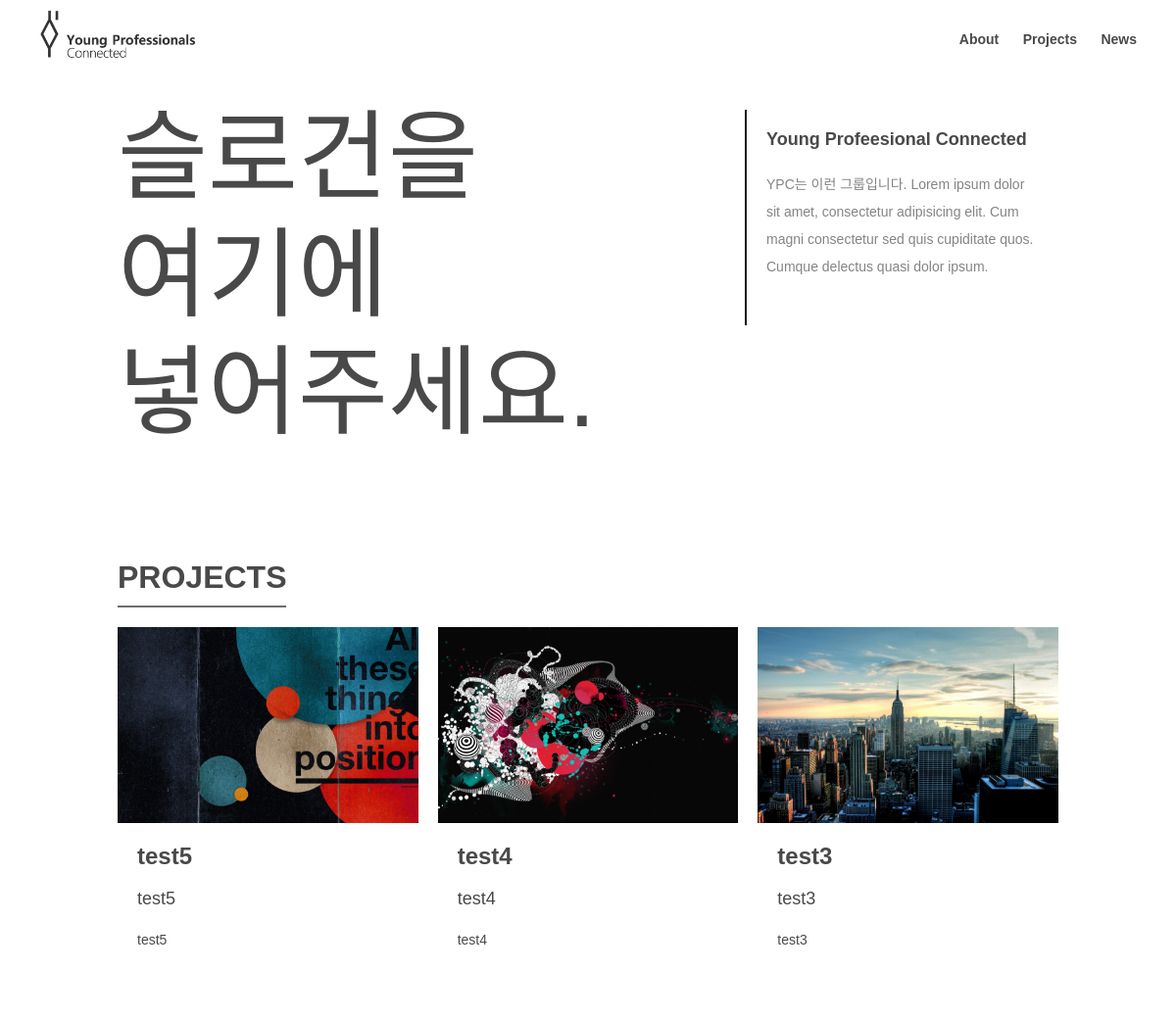
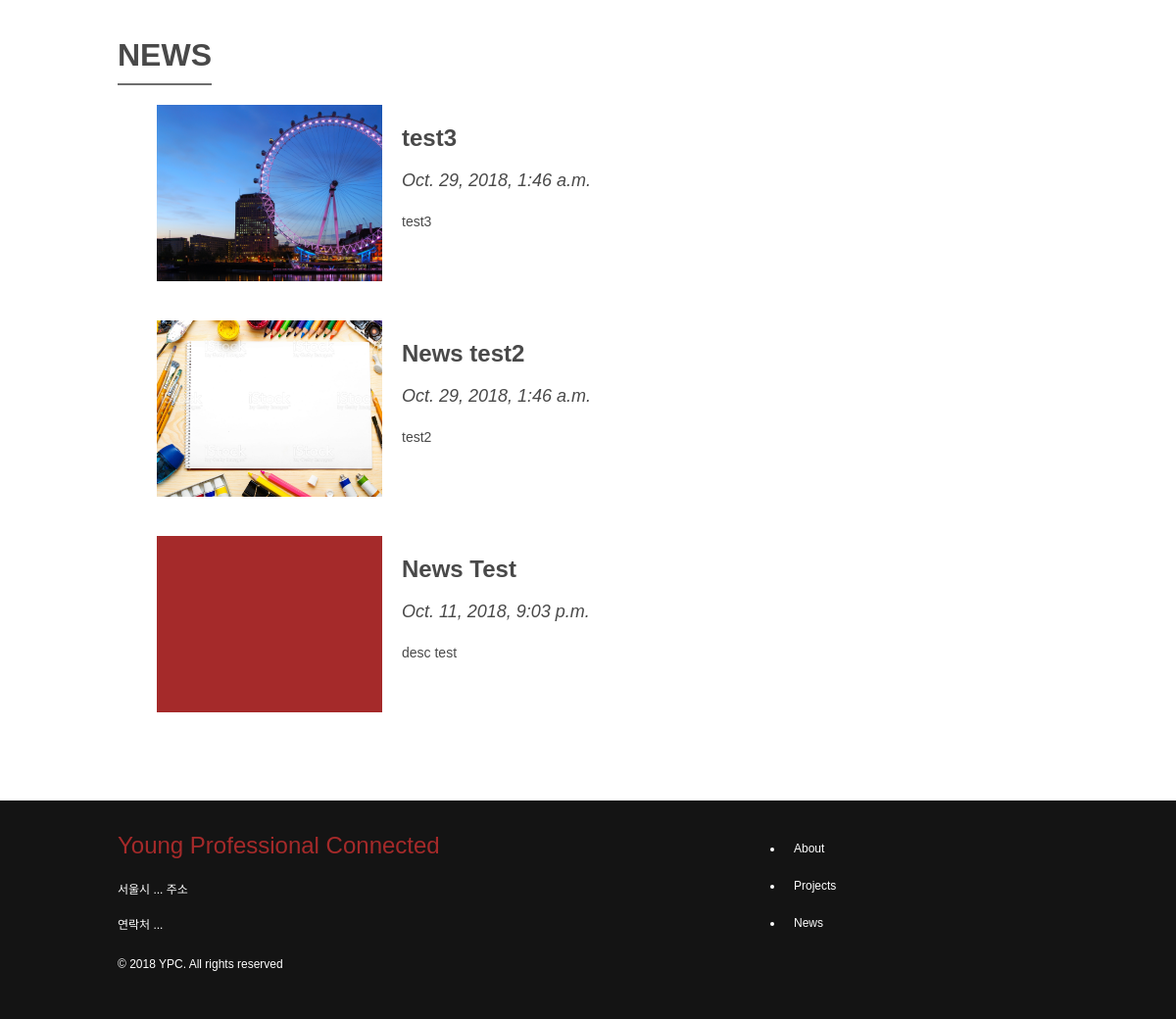
Before: / with the older database file (2 pictures, top to bottom).
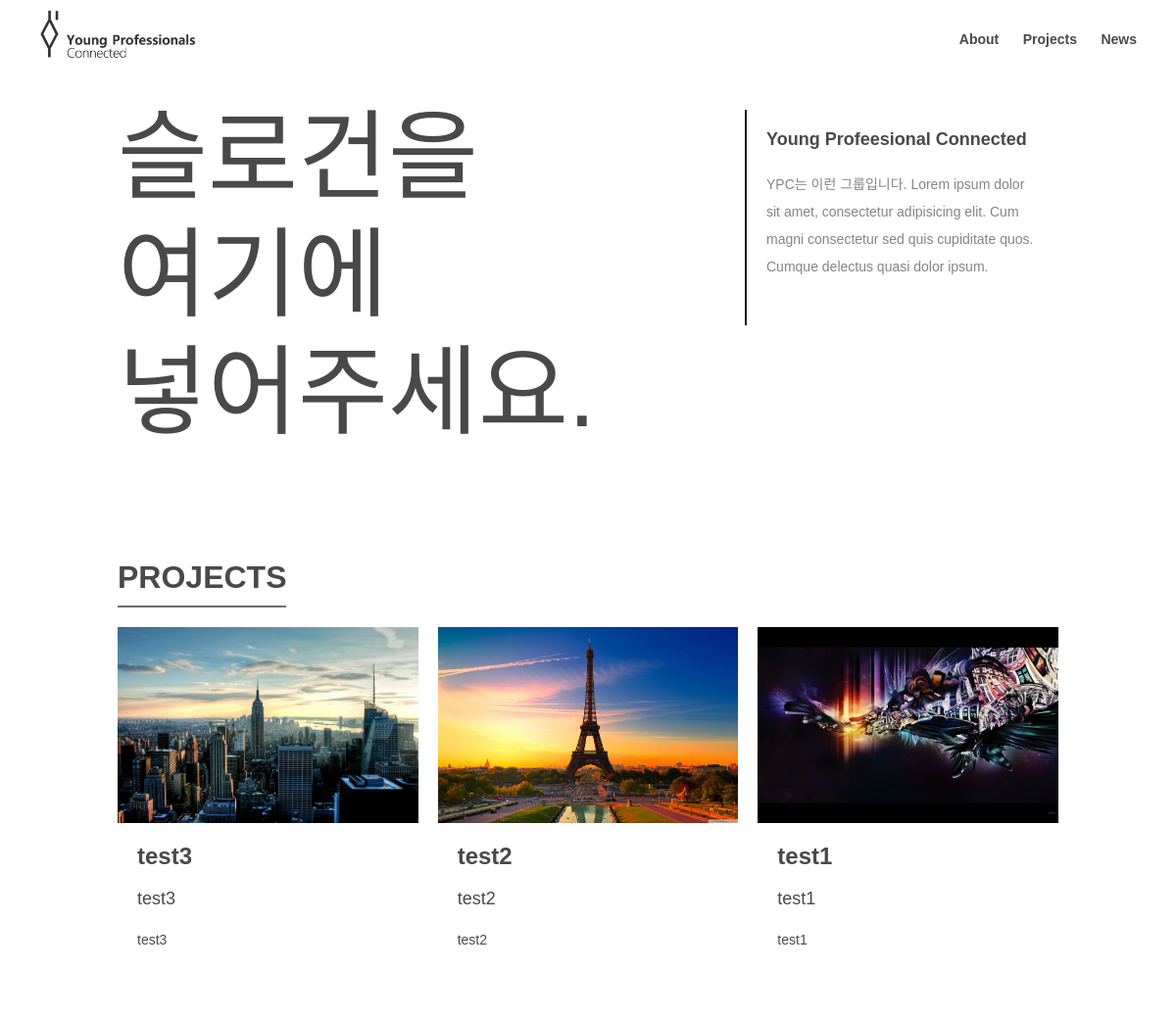
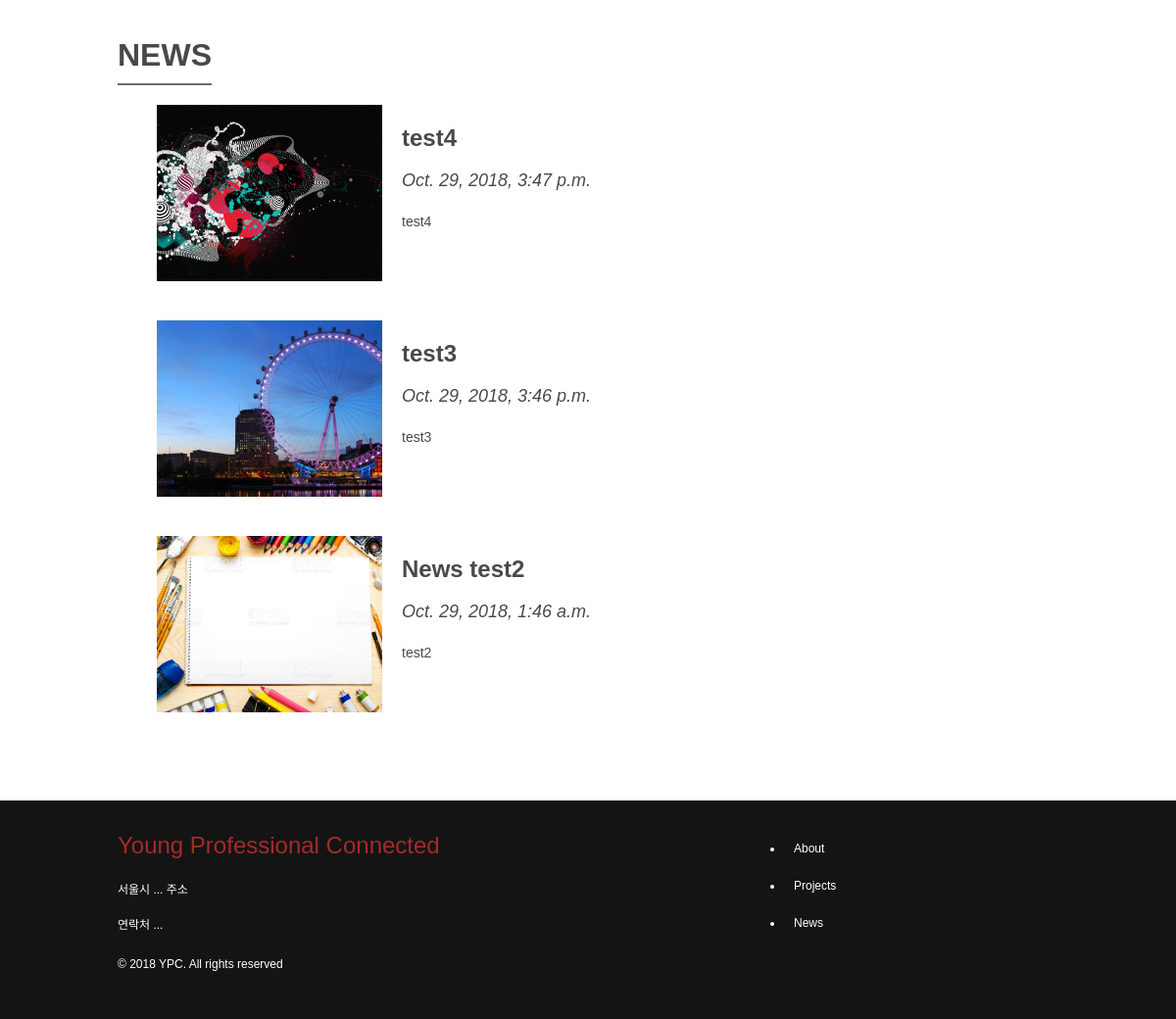
After: the same page with the newer database file (2 pictures, top to bottom).
### projects/models.py (models this page shows, shortened)
class Project(models.Model):
    author = models.ForeignKey('auth.User', on_delete=models.CASCADE)
    title = models.CharField(max_length=20, blank=True)
    team_name = models.CharField(max_length=20, blank=True)
    description = models.TextField(null=True, blank=True)
    text = models.TextField(blank=True)
    cover_image = models.ImageField(null=True, upload_to=user_directory_path)
    created_date = models.DateTimeField(default=timezone.now)
    published_date = models.DateTimeField(blank=True, null=True)
    attachment = models.FileField(null=True, upload_to=user_directory_path, blank=True)

### news/models.py (models this page shows, shortened)
class News(models.Model):
    author = models.ForeignKey('auth.User', on_delete=models.CASCADE)
    title = models.CharField(max_length=20, blank=True)
    description = models.TextField(null=True, blank=True)
    text = models.TextField(blank=True)
    cover_image = models.ImageField(null=True, upload_to=user_directory_path)
    created_date = models.DateTimeField(default=timezone.now)
    published_date = models.DateTimeField(blank=True, null=True)
    attachment = models.FileField(null=True, upload_to=user_directory_path, blank=True)

### ypc/views.py (the view)
# urls.py: path('', views.index, name='index'),
def index(request) :
	projects = Project.objects.filter(published_date__lte=timezone.now()).order_by('-published_date')[:3]
	news = News.objects.filter(published_date__lte=timezone.now()).order_by('-published_date')[:3]
	return render(request, 'index.html', {'projects': projects, 'news': news})

### templates/index.html
{% extends 'base.html' %}
{% block content %}
    <div class="container">
        <div class="content">
            <div class="intro-view">
                <div class="title">
                    <p class="slogan">
                        슬로건을<br> 여기에
                        <br> 넣어주세요.
                    </p>
                </div>
                <div class="description">
                    <h3>Young Profeesional Connected</h3>
                                        <p>YPC는 이런 그룹입니다. Lorem ipsum dolor sit amet, consectetur adipisicing elit. Cum magni consectetur sed quis cupiditate quos. Cumque delectus quasi dolor ipsum.</p>
                </div>
            </div>
            <div class="content-item">
                <div class="headline">
                    <h1>PROJECTS</h1>
                </div>
                <div class="project-list">
					{% for project in projects %}
		                <div class="{% cycle 'grid-col-1' 'grid-col-3' 'grid-col-5' %} project-item">
                            <a href="{% url 'projects:project_detail' pk=project.pk %}">
		                        <div class="item-img-box">
		                            <div class="prj-img"
										style="background: url({{ project.cover_image.url }} ); background-size: cover; background-position: center;"></div>
		                        </div>
		                        <div class="item-description">
		                            <h3>{{ project.title }}</h3>
		                            <h5>{{ project.team_name }} </h5>
		                            <p>{{ project.description|linebreaksbr }}</p>
		                        </div>
                            </a>
		                </div>
	                {% endfor %}
                </div>
            </div>
            <div class="content-item">
                <div class="headline">
                    <h1>NEWS</h1>
                </div>
                <div class="news-list">
                <ul>
					{% for news_item in news %}
	                    <a href="{% url 'news:news_detail' pk=news_item.pk %}"><li class="news-item">
	                        <div class="item-img-box">
								<div class="news-img"
									style="background: url({{ news_item.cover_image.url }} ); background-size: cover; background-position: center;"></div>
	                        </div>
	                        <div class="item-description">
	                            <h3>{{ news_item.title }}</h3>
	                            <h5>{{ news_item.published_date }}</h5>
	                            <p>{{ news_item.description|linebreaksbr }}</p>
	                        </div>
	                    </li></a>
                    {% endfor %}
                </ul>
            </div>
            </div>
        </div>
    </div>
{% endblock %}

### templates/base.html (shortened to what this page needs)
{% load staticfiles %}
<!DOCTYPE html>
<html lang="ko">
<head>
    <link rel="stylesheet" href="https://cdnjs.cloudflare.com/ajax/libs/meyer-reset/2.0/reset.css">
	<link rel="stylesheet" href="https://stackpath.bootstrapcdn.com/bootstrap/4.1.1/css/bootstrap.min.css">
    <link rel="stylesheet" href="https://use.fontawesome.com/releases/v5.0.13/css/all.css">
    <link rel="stylesheet" href="{% static 'css/layout.css' %}">
    <link rel="stylesheet" href="{% static 'css/home.css' %}">
    <link rel="stylesheet" href="{% static 'css/about.css' %}">
    <link rel="stylesheet" href="{% static 'css/projects.css' %}">
    <link rel="stylesheet" href="{% static 'css/news.css' %}">
</head>
<body>
    <div class="header" id="topbar">
        <div class="logo">
            <a href="{% url 'index' %}"><img src="{% static 'img/yp_logo.png' %}" alt="YPC 로고"></a>
        </div>
        <div class="menu">
            <ul>
                <li><a href="{% url 'about' %}">About</a></li>
                <li><a href="{% url 'projects:project_list' %}">Projects</a></li>
                <li><a href="{% url 'news:news_list' %}">News</a></li>
            </ul>
        </div>
    </div>
	{% block content %}
	{% endblock %}
    <div class="footer">
        <div class="footer-container">
            <div class="grid-col-1 footer-box">
                <h3>Young Professional Connected</h3>
                <p>서울시 ... 주소</p>
                <p>연락처 ...</p>
                <p class="copyright">© 2018 YPC. All rights reserved</p>
            </div>
            <div class="grid-col-3 footer-box">
                <ul>
                    <li><a href="{% url 'about' %}">About</a></li>
                    <li><a href="{% url 'projects:project_list' %}">Projects</a></li>
                    <li><a href="{% url 'news:news_list' %}">News</a></li>
                </ul>
            </div>
        </div>
    </div>
</body>
</html>

### static/css/layout.css (style rules this page uses)
* { box-sizing: border-box; }
body { width: 100%; height: 100%; font-family: 'Noto Sans KR', sans-serif; font-weight: 500; color: #494949; }
p { line-height: 20px; }
a { text-decoration: none; color: inherit; }
.header { width: 100%; height: 80px; position: fixed; top: 0; left: 0; right: 0; z-index: 999; display: inline-block; background-color: rgba(255,255,255,1); }
.header .logo img { width: 180px; margin: 10px 0 0 30px; padding: 0 10px 10px 10px; float: left; }
.menu { width: auto; height: 50px; margin-top: 20px; margin-right: 30px; float: right; background-color: rgba(255,255,255,1); }
.menu ul { margin: 0; }
.menu > ul > li { padding: 10px; font-size: 14px; font-weight: 700; display: inline-block; cursor: pointer; }
.container { width: 1000px; height: 100%; margin: 80px auto 0 auto; padding: 0 20px; display: flex; }
.content { width: 100%; }
.content h1 { width: 100px; width: fit-content; margin: 20px 0; padding-bottom: 10px; border-bottom: 2px solid #6E6E6E; font-size: 32px; font-weight: bold; text-transform: uppercase; }
.content p { line-height: 30px; }
.footer { width: 100%; margin-top: 50px; background-color: #141414; color: #ffffff; font-weight: 400; }
.footer > .footer-container { width: 1000px; padding: 30px 20px; margin: 0 auto; display:-ms-grid; display: grid; -ms-grid-columns: 2fr 0px 1fr; grid-template-columns: 2fr 1fr; }
.footer-box > h3 { margin-bottom: 20px; font-size: 24px; font-style: bold; line-height: 130%; color: brown; }
.footer-box > p { font-size: 12px; }
.footer-box > .copyright { margin-top: 20px; }
.footer-box > ul > li { padding: 10px; font-size: 12px; }

### static/css/home.css (style rules this page uses)
@media screen and (min-width: 601px) { .intro-view { height: 450px; display: grid; grid-template-columns: 2fr 1fr; display: -ms-grid; -ms-grid-columns:2fr 1fr; } }
@media screen and (min-width: 601px) { .intro-view > .title { padding: 20px 0 0 0; -ms-grid-column : 1; } }
@media screen and (min-width: 601px) { .intro-view .slogan { line-height: 120%; font-size: 100px; } }
@media screen and (min-width: 601px) { .intro-view > .description { height: 220px; margin-top: 10%; padding: 20px; border-left: 2px solid #141414; -ms-grid-column : 2; } }
@media screen and (min-width: 601px) { .intro-view > .description > h3 { font-size: 18px; font-weight: bold; } }
@media screen and (min-width: 601px) { .intro-view > .description > p { margin-top: 20px; font-size: 14px; line-height: 200%; color: #848484;; } }
@media screen and (min-width: 601px) { .content-item { margin-top: 40px; } }

### static/css/projects.css (style rules this page uses)
:root { --project-item-height: 400px; --item-img-box-height: 200px; --item-description-height: calc(100% - var(--item-img-box-height)); --intro-container-height: 500px; --intro-container-mobile-height: 500px; --intro-description-height: 240px; --intro-description-mobile-height: 180px; --intro-description-width: 500px; }
.project-list { display: grid; grid-template-columns: repeat( 3, minmax(250px, 1fr) ); grid-row-gap: 20px; grid-column-gap: 20px; display: -ms-grid; -ms-grid-columns: 1fr 10px 1fr 10px 1fr; }
.grid-col-1 { grid-column: 1; -ms-grid-column: 1; }
.grid-col-3 { grid-column: 2; -ms-grid-column: 3; }
.grid-col-5 { grid-column: 3; -ms-grid-column: 5; }
.project-list .project-item { height: fit-content; cursor: pointer; }
.project-list .item-img-box { width: 100%; height: 200px; height: var(--item-img-box-height); background-color: brown; overflow: hidden; transition: all 0.5s ease; }
.project-list .prj-img { transition: all 0.5s ease; width: 100%; height: 100%; background-size: cover; background-position: center; }
.project-list .item-description { padding: 20px; height: fit-content; display: block; overflow: hidden; }
.project-list .item-description > h3 { padding-bottom: 10px; font-size: 24px; font-weight: bold; }
.project-list .item-description > h5 { padding-bottom: 10px; font-size: 18px; }
.project-list .item-description > p { height: 70px; margin: 0; font-size: 14px; line-height: 180%; overflow: hidden; text-overflow: ellipsis; display: -webkit-box; -webkit-line-clamp: 3; -webkit-box-orient: vertical; word-wrap:break-word; }

### static/css/global.css (style rules this page uses)
:root { --header-height: 80px; --container-width: 1000px; --color-bright-black : #848484; --color-dark-black : #141414; --color-list-hover : #eb1313; --color-list-clicked : #eb1313; }

Changed rows visible on the page:
removed Project: cover_image (picture), title "test5", team_name "test5", description "test5"
removed Project: cover_image (picture), title "test4", team_name "test4", description "test4"
no longer on this page (row unchanged): News: title "News Test", published_date "Oct. 11, 2018, 9:03 p.m.", description "desc test"
added Project: cover_image (picture), title "test2", team_name "test2", description "test2"
added Project: cover_image (picture), title "test1", team_name "test1", description "test1"
added News: cover_image (picture), title "test4", published_date "Oct. 29, 2018, 3:47 p.m.", description "test4"
changed News "test3": published_date "Oct. 29, 2018, 1:46 a.m." → "Oct. 29, 2018, 3:46 p.m."
